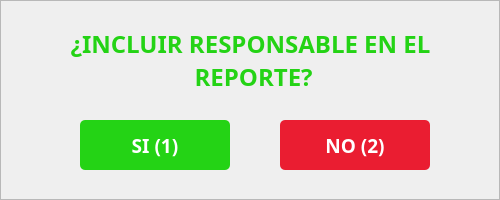
    <widget class="QFrame" name="frmAlertaDesicionResponsable">
     <property name="geometry">
      <rect>
       <x>710</x>
       <y>440</y>
       <width>500</width>
       <height>200</height>
      </rect>
     </property>
     <property name="styleSheet">
      <string notr="true">#frmAlertaDesicionResponsable{background-color: rgb(255, 255, 255);
color: rgb(0, 0, 0);
border:none;
border-radius: 10px;
border: 2px solid #D9D9D9;}</string>
     </property>
     <property name="frameShape">
      <enum>QFrame::StyledPanel</enum>
     </property>
     <property name="frameShadow">
      <enum>QFrame::Raised</enum>
     </property>
     <widget class="QLabel" name="label_10">
      <property name="geometry">
       <rect>
        <x>30</x>
        <y>25</y>
        <width>441</width>
        <height>71</height>
       </rect>
      </property>
      <property name="font">
       <font>
        <family>Poppins</family>
        <pointsize>18</pointsize>
        <weight>75</weight>
        <bold>true</bold>
       </font>
      </property>
      <property name="styleSheet">
       <string notr="true">color: #24D315;</string>
      </property>
      <property name="text">
       <string>¿INCLUIR RESPONSABLE EN EL 
 REPORTE?</string>
      </property>
      <property name="alignment">
       <set>Qt::AlignCenter</set>
      </property>
     </widget>
     <widget class="QPushButton" name="btnNoEnvioReporte_2">
      <property name="geometry">
       <rect>
        <x>280</x>
        <y>120</y>
        <width>150</width>
        <height>50</height>
       </rect>
      </property>
      <property name="font">
       <font>
        <family>Poppins</family>
        <pointsize>14</pointsize>
        <weight>75</weight>
        <bold>true</bold>
       </font>
      </property>
      <property name="cursor">
       <cursorShape>PointingHandCursor</cursorShape>
      </property>
      <property name="styleSheet">
       <string notr="true">background-color: rgb(234, 29, 49);
color: rgb(255, 255, 255);
border:none;
border-radius: 5px;</string>
      </property>
      <property name="text">
       <string>NO (2)</string>
      </property>
     </widget>
     <widget class="QPushButton" name="btnSiEnvioReporte_2">
      <property name="geometry">
       <rect>
        <x>80</x>
        <y>120</y>
        <width>150</width>
        <height>50</height>
       </rect>
      </property>
      <property name="font">
       <font>
        <family>Poppins</family>
        <pointsize>14</pointsize>
        <weight>75</weight>
        <bold>true</bold>
       </font>
      </property>
      <property name="cursor">
       <cursorShape>PointingHandCursor</cursorShape>
      </property>
      <property name="styleSheet">
       <string notr="true">background-color: rgb(36, 211, 21);
color: rgb(255, 255, 255);
border:none;
border-radius: 5px;</string>
      </property>
      <property name="text">
       <string>SI (1)</string>
      </property>
      <property name="flat">
       <bool>false</bool>
      </property>
     </widget>
    </widget>
